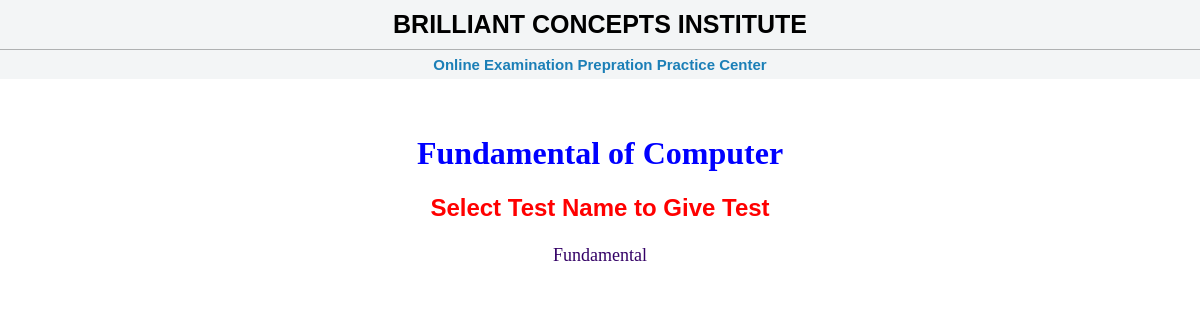
Page /quiz_portal/php/showtest.php?subid=1 (signed in) on the committed database.
### tables this page shows
CREATE TABLE `mst_subject` (
  `sub_id` int(5) NOT NULL,
  `sub_name` varchar(25) DEFAULT NULL,
  `centre_code` int(6) NOT NULL
);

CREATE TABLE `mst_test` (
  `test_id` int(5) NOT NULL,
  `sub_id` int(5) DEFAULT NULL,
  `test_name` varchar(30) DEFAULT NULL,
  `total_que` varchar(15) DEFAULT NULL
);

### quiz_portal/php/showtest.php (the view, shortened to what this page needs)
<!DOCTYPE HTML PUBLIC "-//W3C//DTD HTML 4.01 Transitional//EN" "http://www.w3.org/TR/html4/loose.dtd">
<html>
<head>
<link href="quiz.css" rel="stylesheet" type="text/css">
</head>
<body>
<?php
include("header.php");
include("database.php");
extract($_GET);
$rs1=mysqli_query($cn, "SELECT * FROM mst_subject WHERE sub_id=$subid");
$row1=mysqli_fetch_array($rs1);
echo "<h1 align=center><font color=blue> $row1[1]</font></h1>";
$rs=mysqli_query($cn, "SELECT * FROM mst_test WHERE sub_id=$subid");
echo "<h2 class=head1>Select Test Name to Give Test </h2>";
echo "<table align=center>";
while($row=mysqli_fetch_row($rs))
{
	echo "<tr><td><a href=quiz_home.php?testid=$row[0]&subid=$subid><font size=4>$row[2]</font></a>";
}
echo "</table>";
?>
</body>
</html>

### quiz_portal/php/quiz.css (style rules this page uses)
body { margin-left: 0px; margin-top: 0px; }
a:link { color: #330066; text-decoration: none; }
.head1 { font-family: Arial, Helvetica, sans-serif; font-size: 24px; color: #FF0000; text-align: center; font-weight: bold; }

### quiz_portal/php/css/decor2.css (style rules this page uses)
body { margin:0px; padding:0px; -webkit-user-select:none; }

### rows in the picture
mst_subject: sub_name "Fundamental of Computer"
mst_test: test_name "Fundamental"
